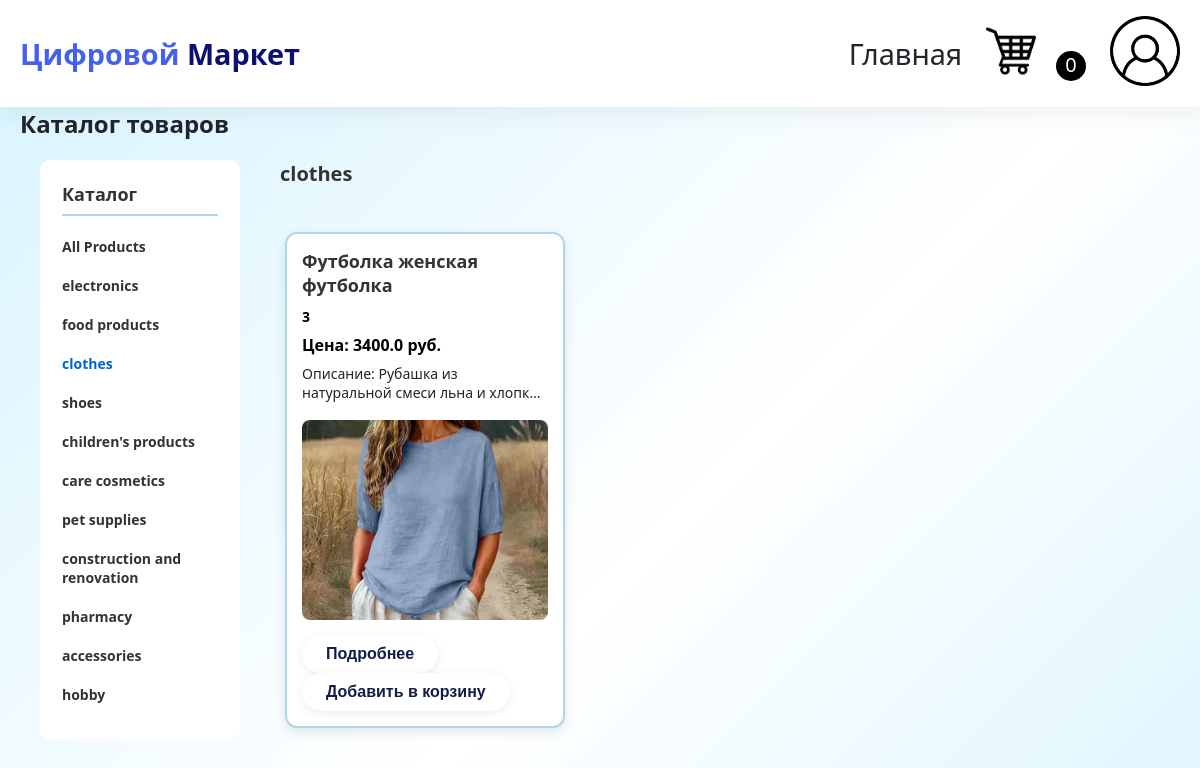
Before: /?type_products=3 with the older database file.
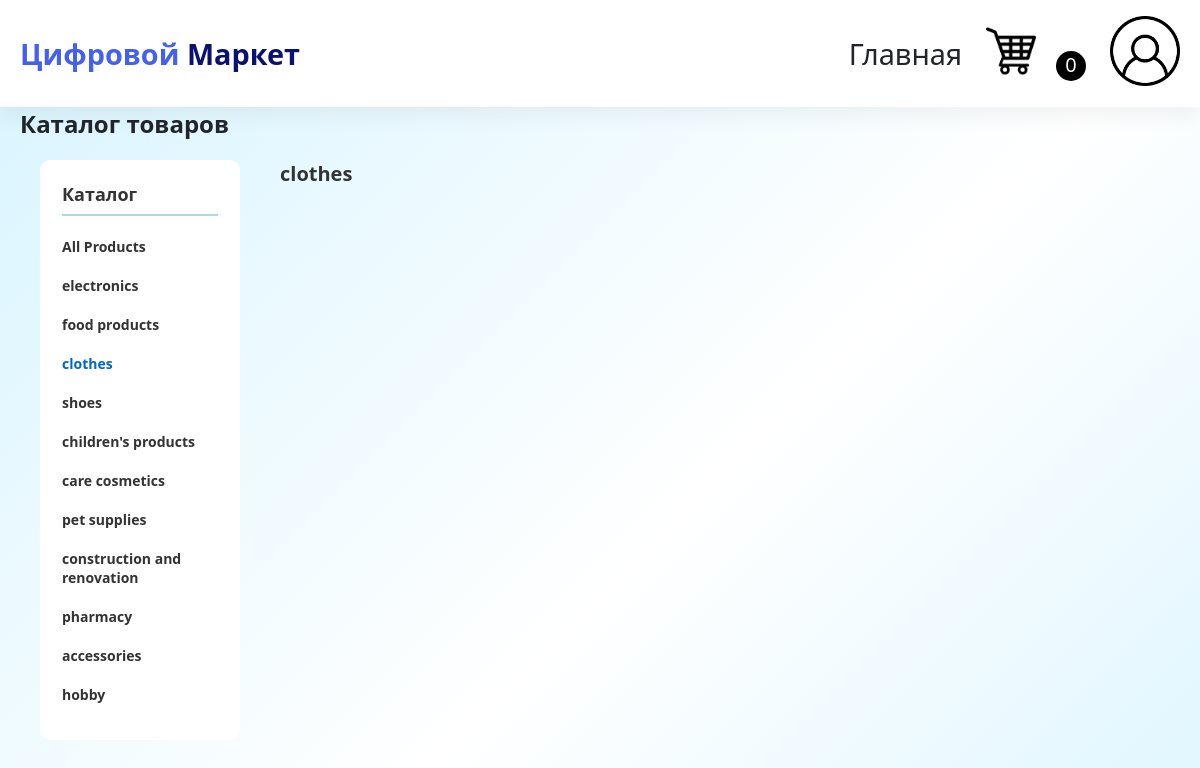
After: the same page with the newer database file.
### tables this page shows
CREATE TABLE Type_products (
            id iNTEGER PRIMARY KEY AUTOINCREMENT,
            name TEXT NOT NULL

        );

CREATE TABLE products (
                   id INTEGER PRIMARY KEY AUTOINCREMENT,
                   name TEXT NOT NULL,
                   price REAL NOT NULL,
                   type_products INTEGER,
                   user_id INTEGER,
                   description TEXT DEFAULT "",
                   image TEXT DEFAULT "",
                   FOREIGN KEY (user_id) REFERENCES user(id),
                   FOREIGN KEY (type_products) REFERENCES Type_products(id)
    
            );

### app.py (the view)
@app.route("/")
def index():
    products = database.get_products()
    type_products = database.get_all_type_products()
    selected_type = request.args.get("type_products")
    cur_type = request.args.get("type_products")
    cart = session.get("cart", {})
    cart = database.validate_cart(cart)
    cart_count = len(cart)
    if selected_type == "all" or selected_type == None:
        products = database.get_products()
    else:
        products = database.get_type_products(selected_type)
    print(selected_type)
    return render_template("index.html", products=products, type_products=type_products, cart=cart, cart_count=cart_count, type_user=session.get("type_user"), user_id=session.get("user_id"), cur_type=cur_type)

### app.py (called while the page is built)
@app.context_processor
def utility_processor():
    def get_cart_count():
        cart = session.get("cart", {})
        cart = database.validate_cart(cart)
        return len(cart)
    return dict(cart_count=get_cart_count())

### database.py (called while the page is built)
def get_products():
    conn = sqlite3.connect("shop.db")
    cursor = conn.cursor()
    cursor.execute("""SELECT products.id, products.name, products.price, Type_products.name, products.description, products.image FROM products
                   JOIN Type_products ON products.type_products = Type_products.id""")
    products = cursor.fetchall()
    conn.close()
    return products

def get_type_products(type_products):
    conn = sqlite3.connect("shop.db")
    cursor = conn.cursor()
    cursor.execute("""SELECT * FROM products WHERE type_products = ? """, (type_products, ))
    products = cursor.fetchall()
    conn.close()
    return products

def get_all_type_products():
    conn = sqlite3.connect("shop.db")
    cursor = conn.cursor()
    cursor.execute("""SELECT * FROM Type_products """)
    products = cursor.fetchall()
    conn.close()
    return products

### templates/index.html (shortened to what this page needs)
<!DOCTYPE html>
<html lang="en">
<head>
    <link rel="stylesheet" href="{{ url_for('static', filename='css/style.css') }}">
</head>
<body>
    {% include '_navbar.html' %}
    <div class="container">
        <h2>Каталог товаров</h2>
            <div class="index-layout">
        <div class="catalog-sidebar">
            <h3>Каталог</h3>
            <ul class="catalog-list">
                <li><a href="{{ url_for('index') }}" {% if not cur_type or cur_type == 'all' %}class="active"{% endif %}>All Products</a></li>
                {% for type in type_products %}
                <li>
                    <a href="{{ url_for('index', type_products=type[0]) }}"
                       {% if cur_type == type[0]|string %}class="active"{% endif %}>
                        {{ type[1] }}
                    </a>
                </li>
                {% endfor %}
            </ul>
        </div>
             <div class="products-right">
                <h2>
                    {% if not cur_type or cur_type == 'all' %}
                    {% else %}
                        {% for type in type_products %}
                            {% if type[0] == cur_type|int %}
                                {{ type[1] }}
                            {% endif %}
                        {% endfor %}
                    {% endif %}
                </h2>
                <div class="products-row">
                        <div class="products">
                            {% for product in products %}
                                <div class="product">
                                    <h3>{{ product[1] }}</h3>
                                    <p>{{ product[3] }}</p>
                                    <p>Цена: {{ product[2] }} руб.</p>
                                    <p class="product-description">Описание: {{ product[4] }}</p>
                                    {% if product[5] %}
                                        <img src="{{ product[5] }}" width="200">
                                    {% endif %}
                                    <a href="{{ url_for('product', product_id=product[0]) }}"><button class="btn">Подробнее</button></a>
                                    <a href="{{ url_for('add_to_cart', product_id=product[0]) }}"><button class="btn">Добавить в корзину</button></a>
                                </div>
                            {% endfor %}
                        </div>
                </div>
            </div>
        </div>
    </div>
</body>
</html>

Changed rows visible on the page:
removed products: name "Футболка женская футболка", type_products "3", price "3400.0", description "Рубашка из натуральной смеси льна и хлопка…"
